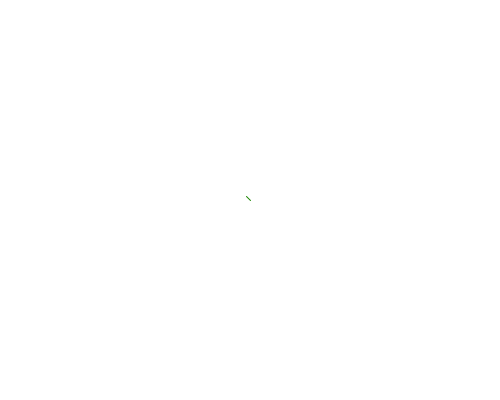
Frame 1 (no input)
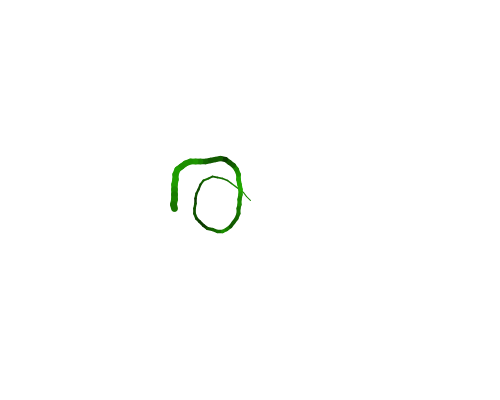
Frame 60 (the mouse pressed at the canvas centre just before this capture)
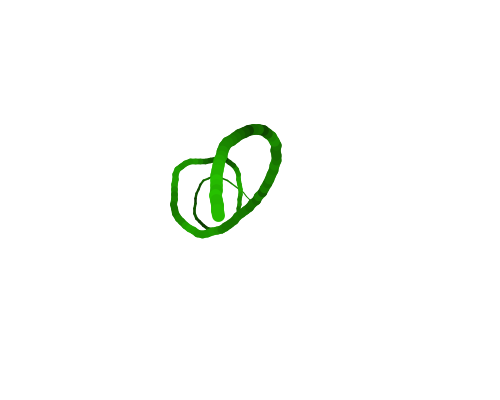
Frame 120 (the mouse held since frame 60 and released just before this capture)

The Processing sketch that drew these frames (run headless with seeded random() and noise(); from frame 60 on, the mouse is pressed at the canvas centre):

// Processing sketch: e071_direction2
// ── e071_direction2.pde
float oldx;
float oldy;
float a;
float w;

void reset() {
  oldx = width / 2;
  oldy = height / 2;
  a = random(TWO_PI);
  w = 1;
}

void setup() {
  size(500, 400);
  background(255);
  colorMode(HSB, 100);
  smooth();
  noFill();
  reset();
}
void draw() {
  stroke(30, 100, noise(w,a) * 100);
  strokeWeight(w);
  float newx = oldx + cos(a) * 5;
  float newy = oldy + sin(a) * 5;
  line(oldx, oldy, newx, newy);
  oldx = newx;
  oldy = newy;
  a = a + random(-0.4, 0.2);
  w = w + 0.1;
  
  if(oldx < 0 || oldy < 0 || oldx > width || oldy > height) {
    reset();
  }
}
